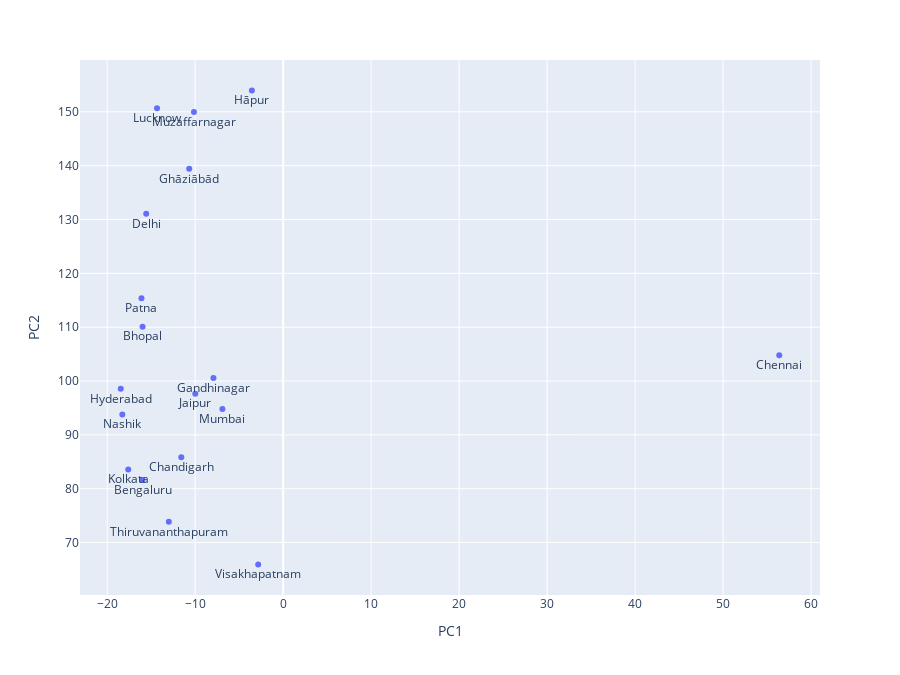

Write notebook code for a chart like this one.
### Code cell
df = df20_eg
fig = ex.scatter(x = df[:,0], y = df[:,1], text= df19_avg["City"], labels=dict(x="PC1", y="PC2"))
fig.update_traces(textposition='bottom center', )
fig.update_layout(width= 600*1.5, height = 450*1.5)
fig.show()

### Figure 1 — Plotly figure (JSON) as saved in the notebook; plotly's stock layout.template omitted (floating-point values rounded to 4 significant figures)
{"data": [{"hovertemplate": "PC1=%{x}<br>PC2=%{y}<br>text=%{text}<extra></extra>", "legendgroup": "", "marker": {"color": "#636efa", "symbol": "circle"}, "mode": "markers+text", "name": "", "orientation": "v", "showlegend": false, "text": ["Hyderabad", "Delhi", "Chandigarh", "Bhopal", "Lucknow", "Ghāziābād", "Hāpur", "Gandhinagar", "Chennai", "Nashik", "Visakhapatnam", "Mumbai", "Jaipur", "Patna", "Muzaffarnagar", "Thiruvananthapuram", "Bengaluru", "Kolkata"], "textposition": "bottom center", "type": "scatter", "x": [-18.46, -15.57, -11.58, -15.98, -14.34, -10.68, -3.555, -7.924, 56.38, -18.28, -2.837, -6.905, -9.987, -16.1, -10.14, -12.99, -15.99, -17.61], "xaxis": "x", "y": [98.56, 131.1, 85.84, 110.1, 150.7, 139.4, 154.0, 100.6, 104.8, 93.79, 65.92, 94.8, 97.64, 115.4, 150.0, 73.86, 81.61, 83.56], "yaxis": "y"}], "layout": {"height": 675, "legend": {"tracegroupgap": 0}, "margin": {"t": 60}, "width": 900, "xaxis": {"anchor": "y", "domain": [0, 1], "title": {"text": "PC1"}}, "yaxis": {"anchor": "x", "domain": [0, 1], "title": {"text": "PC2"}}}}
